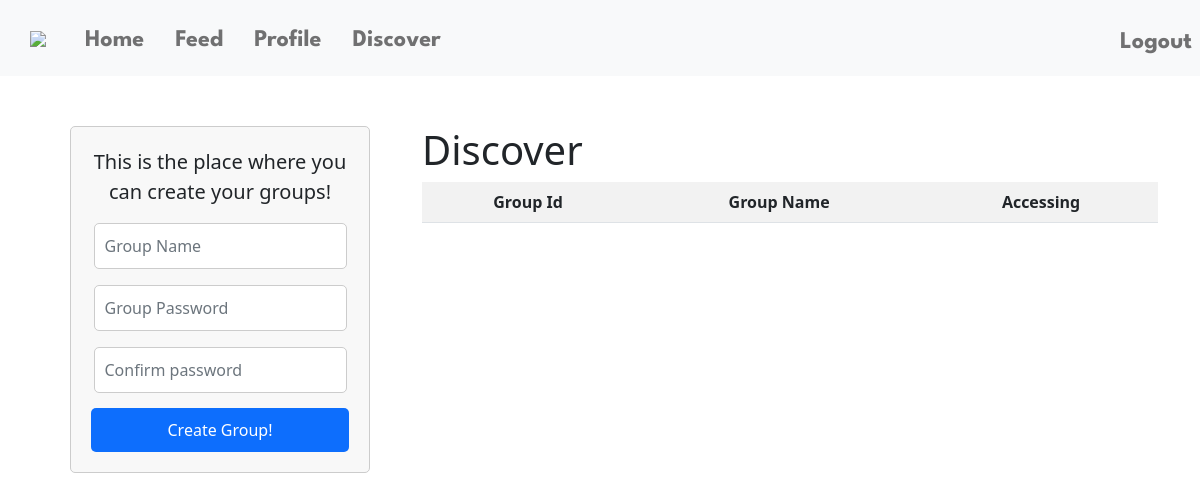
Page /groups (signed in) on the earlier database version.
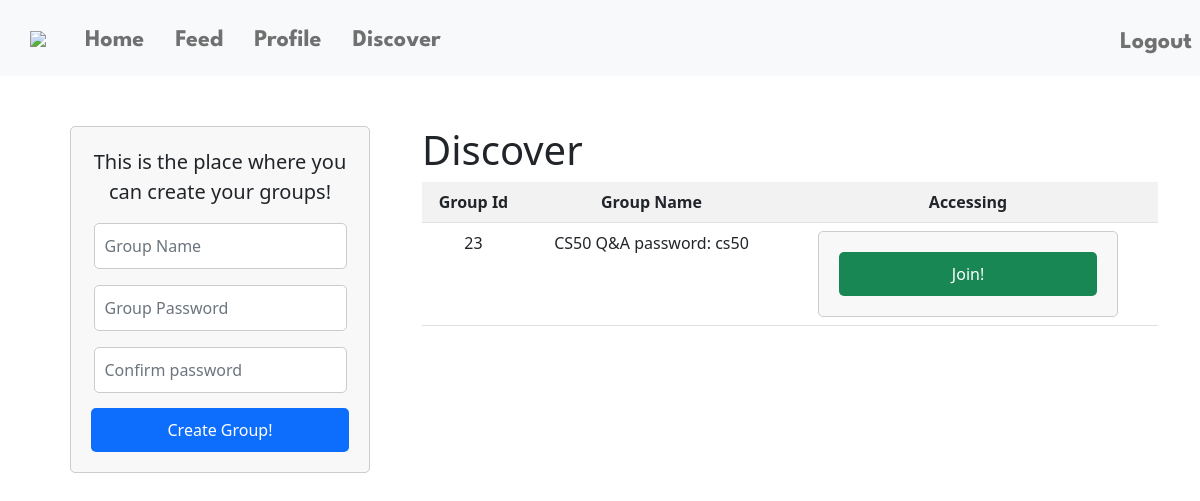
Same page on the later database version.
### tables this page shows
CREATE TABLE groups (
group_id INTEGER PRIMARY KEY AUTOINCREMENT NOT NULL,
group_name TEXT NOT NULL,
group_pass TEXT NOT NULL);

### app.py (the view, shortened to what this page needs)
@app.route("/groups", methods=["GET", "POST"])
@login_required
def group():
    if request.method == "GET":
        users_groups = db.execute("SELECT group_id, group_name FROM groups WHERE group_id IN (SELECT group_id FROM group_members WHERE user_id = ?)", session["user_id"])
        discover_groups = db.execute("SELECT group_id, group_name FROM groups WHERE group_id NOT IN (SELECT group_id FROM group_members WHERE user_id = ?)", session["user_id"])
        return render_template("groups.html", users_groups=users_groups, discover_groups=discover_groups)

### app.py (called while the page is built)
@app.after_request
def after_request(response):
    response.headers["Cache-Control"] = "no-cache, no-store, must-revalidate"
    response.headers["Expires"] = 0
    response.headers["Pragma"] = "no-cache"
    return response

### helpers.py (called while the page is built)
def login_required(f):
    @wraps(f)
    def decorated_function(*args, **kwargs):
        if session.get("user_id") is None:
            return redirect("/login")
        return f(*args, **kwargs)
    return decorated_function

### templates/groups.html (shortened to what this page needs)
{% extends "layout.html" %}
{% block main %}
    <div class = "container">
        <div class = "row">
            <div class = "col-4">
                <form action="/groups" method="post">
                    <figure class="text-center">
                        <blockquote class="blockquote">
                          <p class="laid">This is the place where you can create your groups!</p>
                        </blockquote>
                      </figure>
                    <div class="mb-3">
                        <input autocomplete="off" autofocus class="form-control mx-auto w-auto"  id="username" name="group_name" placeholder="Group Name" type="text">
                    </div>
                    <div class="mb-3">
                        <input  id="password" name="password" autofocus class="form-control mx-auto w-auto" placeholder="Group Password" type="password">
                    </div>
                    <div class="form-group">
                        <input type="password" autofocus class="form-control mx-auto w-auto" id="cr_password" name="confirmation" placeholder="Confirm password">
                    </div>
                    <button class="btn btn-primary" name="create_group" type="submit">Create Group!</button>
                </form>
            </div>
            <div class = "col-8">
                <h1 class="display-6"> Discover </h1>
                <table class="table table-striped">
                    <tr class="text-center">
                        <th>Group Id</th>
                        <th>Group Name</th>
                        <th>Accessing</th>
                    </tr>
                    {%for group in discover_groups%}
                        <tr>
                            {%for data in group.values()%}
                                <td class="text-center">
                                    {{data}}
                                </td>
                            {%endfor%}
                                <td class="text-center">
                                    <form action="/groups" method="post">
                                        <button type="submit" name="join_group" class="btn btn-success">Join!</button>
                                    </form>
                                </td>
                        </tr>
                    {%endfor%}
                </table>
    </div>
{% endblock %}

### templates/layout.html (shortened to what this page needs)
<!DOCTYPE html>
<html lang="en">
    <head>
        <link href="https://cdn.jsdelivr.net/npm/bootstrap@5.1.3/dist/css/bootstrap.min.css" rel="stylesheet">
        <link href="/static/styles.css" rel="stylesheet">
    </head>
    <body>
        <nav class="navbar navbar-expand-lg navbar-light bg-light">
            <a class="navbar-brand" href="/"><img src="/static/logo2.png" class="logo"></a>
            <div class="collapse navbar-collapse mt-1" id="navbarNav">
                {% if session["user_id"] %}
                    <ul class="navbar-nav ml-auto">
                        <li class="nav-item active">
                            <a class="nav-link fs-4" href="/">Home</a>
                        </li>
                        <li class="nav-item active">
                            <a class="nav-link fs-4" href="/feed">Feed</a>
                        </li>
                        <li class="nav-item fs-4">
                            <a class="nav-link" href="/profile">Profile</a>
                        </li>
                        <li class="nav-item fs-4">
                            <a class="nav-link" href="/groups">Discover</a>
                        </li>
                    </ul>
                    <ul class="navbar-nav ms-auto mt-1">
                        <li class="nav-item fs-4">
                            <a class="nav-link" href="/logout">Logout </a>
                        </li>
                    </ul>
                {% endif %}
            </div>
         </nav>
        <main>
            {% block main %}{% endblock %}
        </main>
    </body>
</html>

### static/styles.css (style rules this page uses)
form { width: 300px; margin: 0 auto; padding: 20px; border: 1px solid #ccc; border-radius: 5px; background-color: #f8f8f8; }
.form-group { margin-bottom: 15px; }
.form-control { width: 100%; padding: 10px; border: 1px solid #ccc; border-radius: 5px; }
.btn { width: 100%; padding: 10px; color: #fff; border: none; border-radius: 5px; }
.navbar { background-color: #f8f9fa; }
.navbar-brand { color: #6c757d; font-family: 'League Spartan', sans-serif; font-weight: 700; margin-left: 30px; }
.nav-link { color: #6c757d; font-family: 'League Spartan', sans-serif; font-weight: 700; margin-left: 15px; }
.container { margin-top: 50px; }
.logo { width: 90px; height: auto; margin—left: 10px ; }

Differences in the rows shown:
added groups: values "23", group_name "CS50 Q&A password: cs50"
